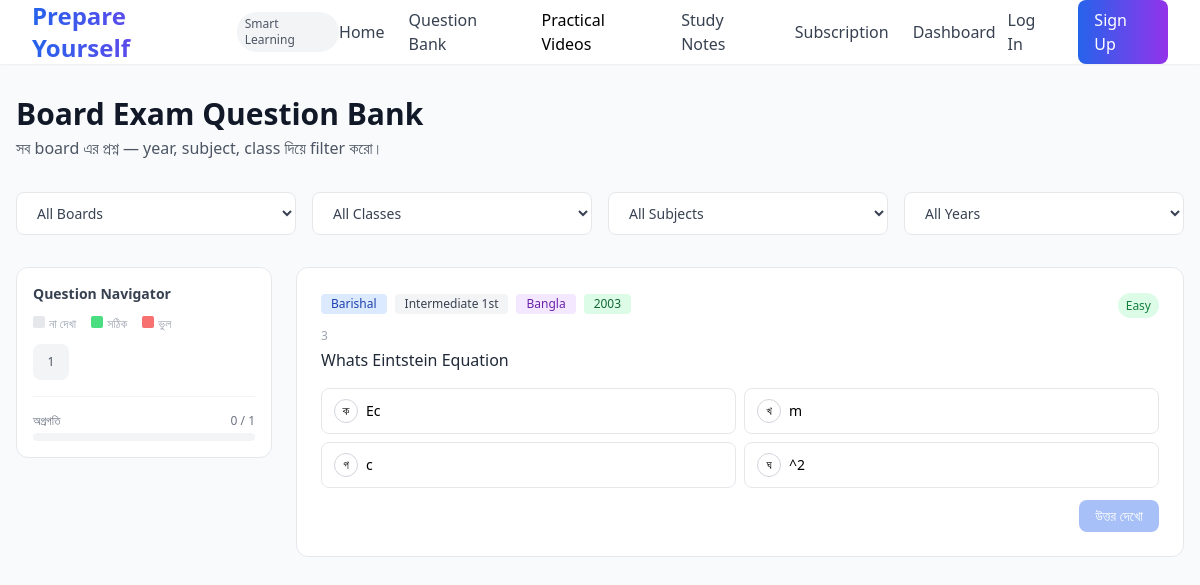
Screenshot of /question-bank/ with the database file from the repository.
### core/models.py (models this page shows, shortened)
class Question(models.Model):
    DIFFICULTY_CHOICES = [('Easy','Easy'),('Medium','Medium'),('Hard','Hard')]
    QUESTION_TYPE_CHOICES = [('MCQ','Multiple Choice'),('WRITTEN','Written')]
    board = models.ForeignKey(Board, on_delete=models.CASCADE, related_name='questions')
    subject = models.ForeignKey(Subject, on_delete=models.CASCADE, related_name='questions')
    class_obj = models.ForeignKey(Class, on_delete=models.CASCADE, related_name='questions')
    year = models.IntegerField()
    chapter = models.CharField(max_length=200)
    question_text = models.TextField()
    question_type = models.CharField(max_length=10, choices=QUESTION_TYPE_CHOICES, default='MCQ')
    difficulty = models.CharField(max_length=10, choices=DIFFICULTY_CHOICES, default='Medium')
    option1 = models.CharField(max_length=500, blank=True)
    option2 = models.CharField(max_length=500, blank=True)
    option3 = models.CharField(max_length=500, blank=True)
    option4 = models.CharField(max_length=500, blank=True)
    correct_option = models.PositiveSmallIntegerField(null=True, blank=True)
    answer_hint = models.TextField(blank=True)
    created_at = models.DateTimeField(auto_now_add=True)
    updated_at = models.DateTimeField(auto_now=True)
    is_active = models.BooleanField(default=True)
    class Meta:
        ordering = ['-year', 'subject', 'chapter']

class Board(models.Model):
    name = models.CharField(max_length=100, unique=True)
    slug = models.SlugField(unique=True, blank=True)
    student_count = models.CharField(max_length=20)
    is_active = models.BooleanField(default=True)
    class Meta:
        ordering = ['name']
    def __str__(self):
        return self.name

class Class(models.Model):
    name = models.CharField(max_length=20, unique=True)
    numeric_value = models.IntegerField(unique=True)
    class Meta:
        ordering = ['numeric_value']
        verbose_name_plural = 'Classes'
    def __str__(self):
        return self.name

class Subject(models.Model):
    name = models.CharField(max_length=100, unique=True)
    slug = models.SlugField(unique=True, blank=True)
    icon = models.CharField(max_length=10, blank=True)
    color = models.CharField(max_length=20, default='blue')
    is_active = models.BooleanField(default=True)
    class Meta:
        ordering = ['name']
    def __str__(self):
        return self.name

### core/views.py (the view)
# urls.py: path('question-bank/', views.question_bank, name='question_bank'),
def question_bank(request):
    boards = Board.objects.filter(is_active=True)
    subjects = Subject.objects.filter(is_active=True)
    classes = Class.objects.all()
    questions = Question.objects.select_related('board', 'subject', 'class_obj').filter(is_active=True)
    board = request.GET.get('board')
    subject = request.GET.get('subject')
    class_id = request.GET.get('class')
    year = request.GET.get('year')
    if board:
        questions = questions.filter(board_id=board)
    if subject:
        questions = questions.filter(subject_id=subject)
    if class_id:
        questions = questions.filter(class_obj_id=class_id)
    if year:
        questions = questions.filter(year=year)
    is_premium = False
    if request.user.is_authenticated:
        try:
            is_premium = request.user.profile.is_premium
        except UserProfile.DoesNotExist:
            pass
    if not is_premium:
        questions = questions[:10]
    return render(request, 'core/question_bank.html', {
        'boards': boards,
        'subjects': subjects,
        'classes': classes,
        'questions': questions,
        'years': YEARS,
        'is_premium': is_premium,
    })

### core/context_processors.py (called while the page is built)
def user_role(request):
    is_admin = False
    if request.user.is_authenticated:
        try:
            is_admin = request.user.profile.role == 'ADMIN'
        except:
            is_admin = False
    return {'is_admin': is_admin}

### templates/core/question_bank.html (shortened to what this page needs)
{% extends 'base.html' %}
{% block content %}
<div class="max-w-7xl mx-auto px-4 py-8">
    <div class="mb-8">
        <h1 class="text-3xl font-bold text-gray-900">Board Exam Question Bank</h1>
        <p class="text-gray-600 mt-1">সব board এর প্রশ্ন — year, subject, class দিয়ে filter করো।</p>
    </div>
    <form method="get" class="grid grid-cols-2 md:grid-cols-4 gap-4 mb-8">
        <select name="board" onchange="this.form.submit()" class="bg-white border border-gray-200 rounded-lg px-4 py-2.5 text-gray-700 text-sm">
            <option value="">All Boards</option>
        </select>
        <select name="class" onchange="this.form.submit()" class="bg-white border border-gray-200 rounded-lg px-4 py-2.5 text-gray-700 text-sm">
            <option value="">All Classes</option>
        </select>
        <select name="subject" onchange="this.form.submit()" class="bg-white border border-gray-200 rounded-lg px-4 py-2.5 text-gray-700 text-sm">
            <option value="">All Subjects</option>
        </select>
        <select name="year" onchange="this.form.submit()" class="bg-white border border-gray-200 rounded-lg px-4 py-2.5 text-gray-700 text-sm">
            <option value="">All Years</option>
        </select>
    </form>
    <div class="flex gap-6">
        <div class="hidden lg:block w-64 shrink-0">
            <div class="bg-white rounded-xl border border-gray-200 p-4 sticky top-6">
                <h2 class="text-sm font-semibold text-gray-700 mb-3">Question Navigator</h2>
                <p class="text-xs text-gray-400 mb-3">
                    <span class="inline-block w-3 h-3 rounded-sm bg-gray-200 mr-1"></span>না দেখা
                    <span class="inline-block w-3 h-3 rounded-sm bg-green-400 mx-1 ml-3"></span>সঠিক
                    <span class="inline-block w-3 h-3 rounded-sm bg-red-400 mx-1 ml-3"></span>ভুল
                </p>
                <div class="grid grid-cols-5 gap-2" id="nav-grid">
                    {% for q in questions %}
                    <button onclick="scrollToQ({{ forloop.counter }})" id="nav-{{ forloop.counter }}"
                        class="nav-dot w-9 h-9 rounded-lg text-xs font-medium bg-gray-100 text-gray-600 hover:bg-blue-100 hover:text-blue-700 transition">
                        {{ forloop.counter }}
                    </button>
                    {% endfor %}
                </div>
                <div class="mt-4 pt-4 border-t border-gray-100">
                    <div class="flex justify-between text-xs text-gray-500 mb-1">
                        <span>অগ্রগতি</span>
                        <span id="progress-text">0 / {{ questions|length }}</span>
                    </div>
                    <div class="w-full bg-gray-100 rounded-full h-2">
                    </div>
                </div>
            </div>
        </div>
        <div class="flex-1 space-y-4">
            {% for q in questions %}
            <div class="bg-white rounded-xl p-6 border border-gray-200 hover:shadow-md transition" id="q-{{ forloop.counter }}">
                <div class="flex flex-wrap items-center gap-2 mb-3">
                    <span class="bg-blue-100 text-blue-800 text-xs font-medium px-2.5 py-0.5 rounded">{{ q.board }}</span>
                    <span class="bg-gray-100 text-gray-700 text-xs font-medium px-2.5 py-0.5 rounded">{{ q.class_obj }}</span>
                    <span class="bg-purple-100 text-purple-800 text-xs font-medium px-2.5 py-0.5 rounded">{{ q.subject }}</span>
                    <span class="bg-green-100 text-green-800 text-xs font-medium px-2.5 py-0.5 rounded">{{ q.year }}</span>
                    <span class="ml-auto">
                        <span class="px-2 py-1 text-xs rounded-full
                            {% if q.difficulty == 'Easy' %}bg-green-100 text-green-700
                            {% elif q.difficulty == 'Medium' %}bg-yellow-100 text-yellow-700
                            {% else %}bg-red-100 text-red-700{% endif %}">
                            {{ q.difficulty }}
                        </span>
                    </span>
                </div>
                <p class="text-xs text-gray-400 mb-1 font-medium uppercase tracking-wide">{{ q.chapter }}</p>
                <p class="text-gray-800 font-medium mb-4">{{ q.question_text }}</p>
                {% if q.question_type == 'MCQ' %}
                <div class="grid grid-cols-2 gap-2 mb-3" id="opts-{{ forloop.counter }}">
                    {% if q.option1 %}
                    <button onclick="selectOpt('{{ forloop.counter }}', this, 0, {{ q.correct_option|add:'-1' }})"
                        class="mcq-btn flex items-center gap-2 px-3 py-2.5 border border-gray-200 rounded-lg text-sm text-left hover:bg-gray-50 transition-all">
                        <span class="w-6 h-6 rounded-full border border-gray-300 flex items-center justify-center text-xs font-medium shrink-0">ক</span>
                        {{ q.option1 }}
                    </button>
                    {% endif %}
                    {% if q.option2 %}
                    <button onclick="selectOpt('{{ forloop.counter }}', this, 1, {{ q.correct_option|add:'-1' }})"
                        class="mcq-btn flex items-center gap-2 px-3 py-2.5 border border-gray-200 rounded-lg text-sm text-left hover:bg-gray-50 transition-all">
                        <span class="w-6 h-6 rounded-full border border-gray-300 flex items-center justify-center text-xs font-medium shrink-0">খ</span>
                        {{ q.option2 }}
                    </button>
                    {% endif %}
                    {% if q.option3 %}
                    <button onclick="selectOpt('{{ forloop.counter }}', this, 2, {{ q.correct_option|add:'-1' }})"
                        class="mcq-btn flex items-center gap-2 px-3 py-2.5 border border-gray-200 rounded-lg text-sm text-left hover:bg-gray-50 transition-all">
                        <span class="w-6 h-6 rounded-full border border-gray-300 flex items-center justify-center text-xs font-medium shrink-0">গ</span>
                        {{ q.option3 }}
                    </button>
                    {% endif %}
                    {% if q.option4 %}
                    <button onclick="selectOpt('{{ forloop.counter }}', this, 3, {{ q.correct_option|add:'-1' }})"
                        class="mcq-btn flex items-center gap-2 px-3 py-2.5 border border-gray-200 rounded-lg text-sm text-left hover:bg-gray-50 transition-all">
                        <span class="w-6 h-6 rounded-full border border-gray-300 flex items-center justify-center text-xs font-medium shrink-0">ঘ</span>
                        {{ q.option4 }}
                    </button>
                    {% endif %}
                </div>
                {% endif %}
                <div class="flex gap-4 items-center mt-2">
                    {% if q.question_type == 'MCQ' %}
                    <button id="check-{{ forloop.counter }}" disabled
                        onclick="checkAns('{{ forloop.counter }}')"
                        class="ml-auto text-sm font-medium px-4 py-1.5 bg-blue-600 text-white rounded-lg
                               disabled:opacity-40 disabled:cursor-not-allowed hover:bg-blue-700 transition">
                        উত্তর দেখো
                    </button>
                    {% endif %}
                </div>
            </div>
            {% empty %}
            <div class="bg-white rounded-xl border border-gray-200 p-12 text-center">
                <p class="text-gray-400 text-lg">কোনো question পাওয়া যায়নি।</p>
                <p class="text-gray-400 text-sm mt-1">Filter পরিবর্তন করে আবার চেষ্টা করো।</p>
            </div>
            {% endfor %}
        </div>
    </div>
</div>
{% endblock %}

### rows the page displays
Question: board "Barishal", class_obj "Intermediate 1st", subject "Bangla", year "2003", difficulty "Easy", chapter "3", question_text "Whats Eintstein Equation", option1 "Ec", option2 "m", option3 "c", option4 "^2"

### other values shown
{{ questions|length }} "1"
